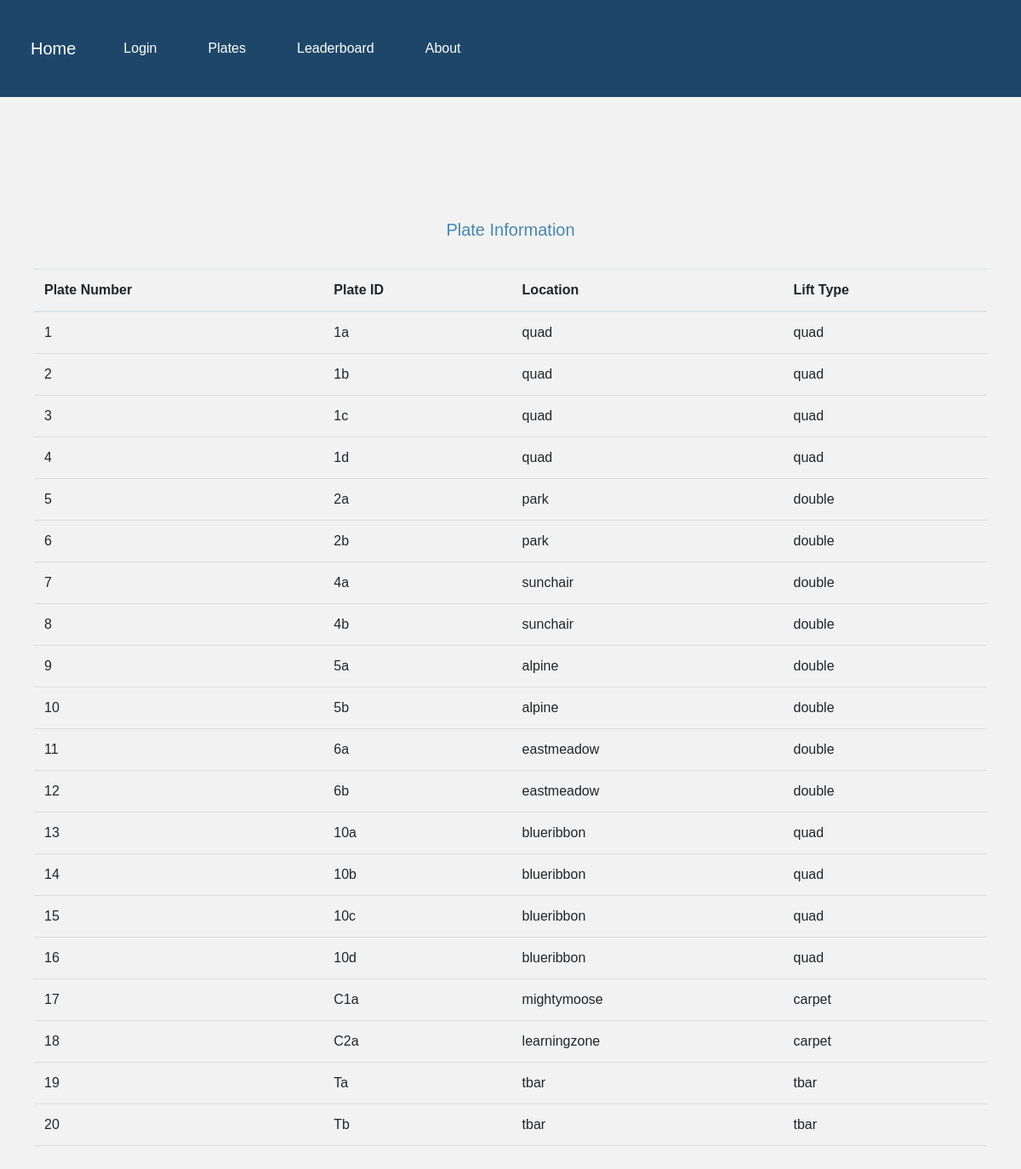
The app's page /plate_info with its own data.
### tables this page shows
CREATE TABLE "Plates" (
"index" INTEGER,
  "plateNum" INTEGER,
  "plateId" TEXT,
  "location" TEXT,
  "liftType" TEXT
);

### app.py (the view)
@app.route("/plate_info")
def plate_info():
    con = sqlite3.connect('mountain_data.db', isolation_level=None)
    cur = con.cursor()
    cur.execute(f"SELECT * FROM Plates;")
    data = cur.fetchall()
    columns = ["index", "plateNum", "plateId", "location", "liftType"]
    formatted_data = [dict(zip(columns, row)) for row in data]
    return render_template("plate_info.html", plate_info=formatted_data)

### templates/plate_info.html
{% extends 'base.html' %}
{% block content %}
<div class="container">
    <p class="lead">Plate Information</p>
    <table class="table">
        <thead>
          <tr>
            <th scope="col">Plate Number</th>
            <th scope="col">Plate ID</th>
            <th scope="col">Location</th>
            <th scope="col">Lift Type</th>
          </tr>
        </thead>
        <tbody>
            {% for row in plate_info %}
            <tr>
                <td>{{ row.plateNum }}</td>
                <td>{{ row.plateId }}</td>
                <td>{{ row.location }}</td>
                <td>{{ row.liftType }}</td>
            </tr>
            {% endfor %}
        </tbody>
      </table>
</div>
{% endblock %}

### templates/base.html (shortened to what this page needs)
<!DOCTYPE html>
<html lang="en">
  <head>
    <link rel="stylesheet" href="https://maxcdn.bootstrapcdn.com/bootstrap/4.0.0/css/bootstrap.min.css">
    <link href="../static/style.css" rel="stylesheet" type="text/css" media="screen" />
  </head>
  <body>
    <header>
      <nav class="navbar navbar-expand-lg">
        <a class="navbar-brand" href="/"> Home </a>
        <div class="collapse navbar-collapse" id="navbarNav">
            <ul class="navbar-nav">
              <li>
                  <a href="/login">Login</a>
              </li>
              <li>
                <a href="/plate_info">Plates</a>
              </li>
              <li>
                <a href="/leaderboard">Leaderboard</a>
              </li>
              <li>
                <a href="/about">About</a>
              </li>
          </ul>
        </div>
      </nav>
    </header>
    <main>
      {% block content %}
      {% endblock %}
    </main>
  </body>
</html>

### static/style.css (style rules this page uses)
body { font-family: Arial, sans-serif; margin: 0; padding: 0; }
.container { max-width: 1200px; margin: 0 auto; padding: 20px; }
.navbar { background-color: rgb(30, 70, 105); overflow: hidden; }
.navbar a { float: left; display: block; color: white; text-align: center; padding: 14px 20px; text-decoration: none; }
body { font-family: Arial, sans-serif; background-color: #f2f2f2; margin: 0; padding: 0; }
header { background-color: rgb(30, 70, 105); color: #fff; text-align: center; padding: 20px 0; }
nav ul { list-style-type: none; padding: 0; margin: 0; background-color: rgb(30, 70, 105); overflow: hidden; }
nav ul li { display: inline; }
nav ul li a { display: block; color: white; text-align: center; padding: 14px 16px; text-decoration: none; }
nav ul li + li { margin-left: 20px; }
main { padding: 20px; }
.container { margin-top: 50px; }
main { margin-top: 50px; }
table { width: 100%; }
th, td { padding: 8px; text-align: left; border-bottom: 1px solid #ddd; }
th { background-color: #f2f2f2; }
main p { font-size: 18px; line-height: 1.6; margin-bottom: 30px; color: #4787ac; text-align: center; }

### records on screen
Plates: plateNum "1", plateId "1a", location "quad", liftType "quad"
Plates: plateNum "2", plateId "1b", location "quad", liftType "quad"
Plates: plateNum "3", plateId "1c", location "quad", liftType "quad"
Plates: plateNum "4", plateId "1d", location "quad", liftType "quad"
Plates: plateNum "5", plateId "2a", location "park", liftType "double"
Plates: plateNum "6", plateId "2b", location "park", liftType "double"
Plates: plateNum "7", plateId "4a", location "sunchair", liftType "double"
Plates: plateNum "8", plateId "4b", location "sunchair", liftType "double"
Plates: plateNum "9", plateId "5a", location "alpine", liftType "double"
Plates: plateNum "10", plateId "5b", location "alpine", liftType "double"
Plates: plateNum "11", plateId "6a", location "eastmeadow", liftType "double"
Plates: plateNum "12", plateId "6b", location "eastmeadow", liftType "double"
Plates: plateNum "13", plateId "10a", location "blueribbon", liftType "quad"
Plates: plateNum "14", plateId "10b", location "blueribbon", liftType "quad"
Plates: plateNum "15", plateId "10c", location "blueribbon", liftType "quad"
Plates: plateNum "16", plateId "10d", location "blueribbon", liftType "quad"
Plates: plateNum "17", plateId "C1a", location "mightymoose", liftType "carpet"
Plates: plateNum "18", plateId "C2a", location "learningzone", liftType "carpet"
Plates: plateNum "19", plateId "Ta", location "tbar", liftType "tbar"
Plates: plateNum "20", plateId "Tb", location "tbar", liftType "tbar"
